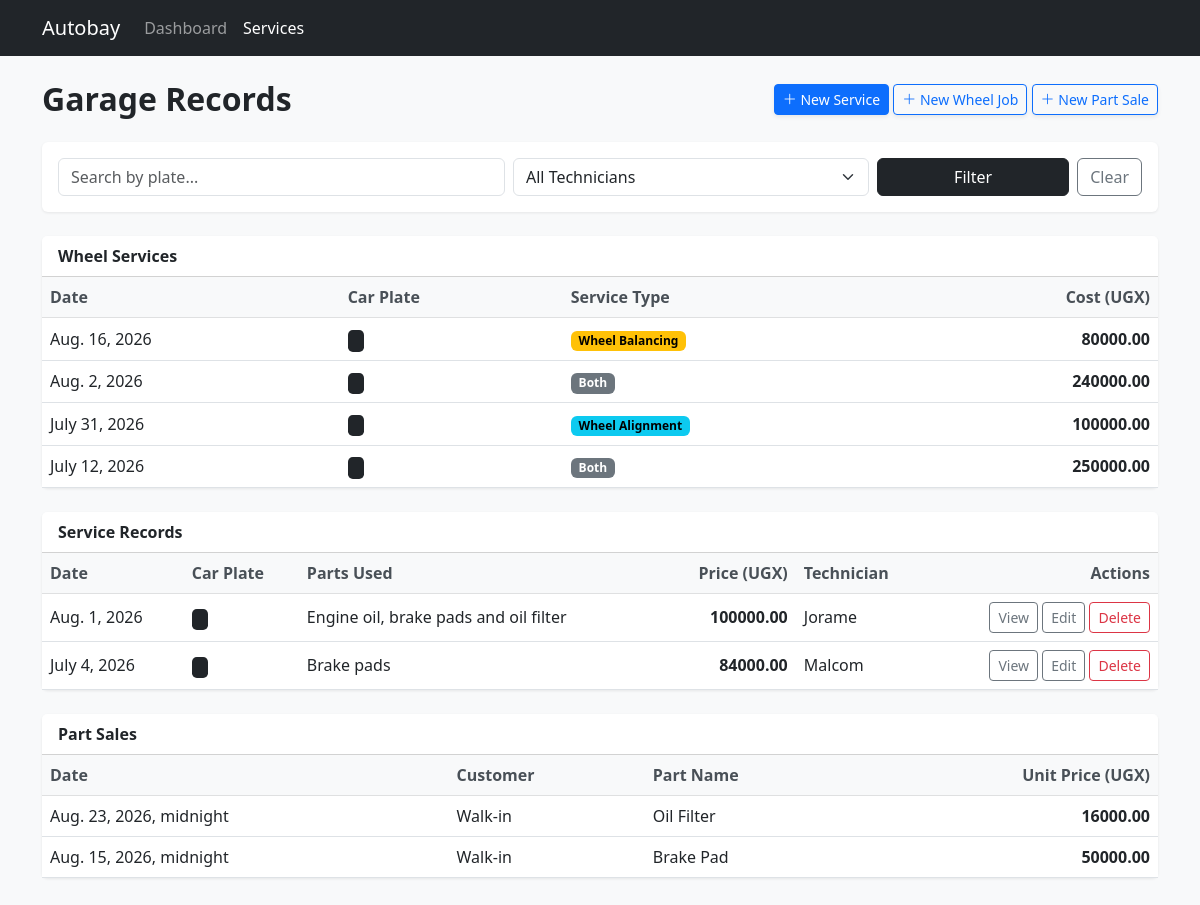
/services/, run on an earlier commit of the app's database.
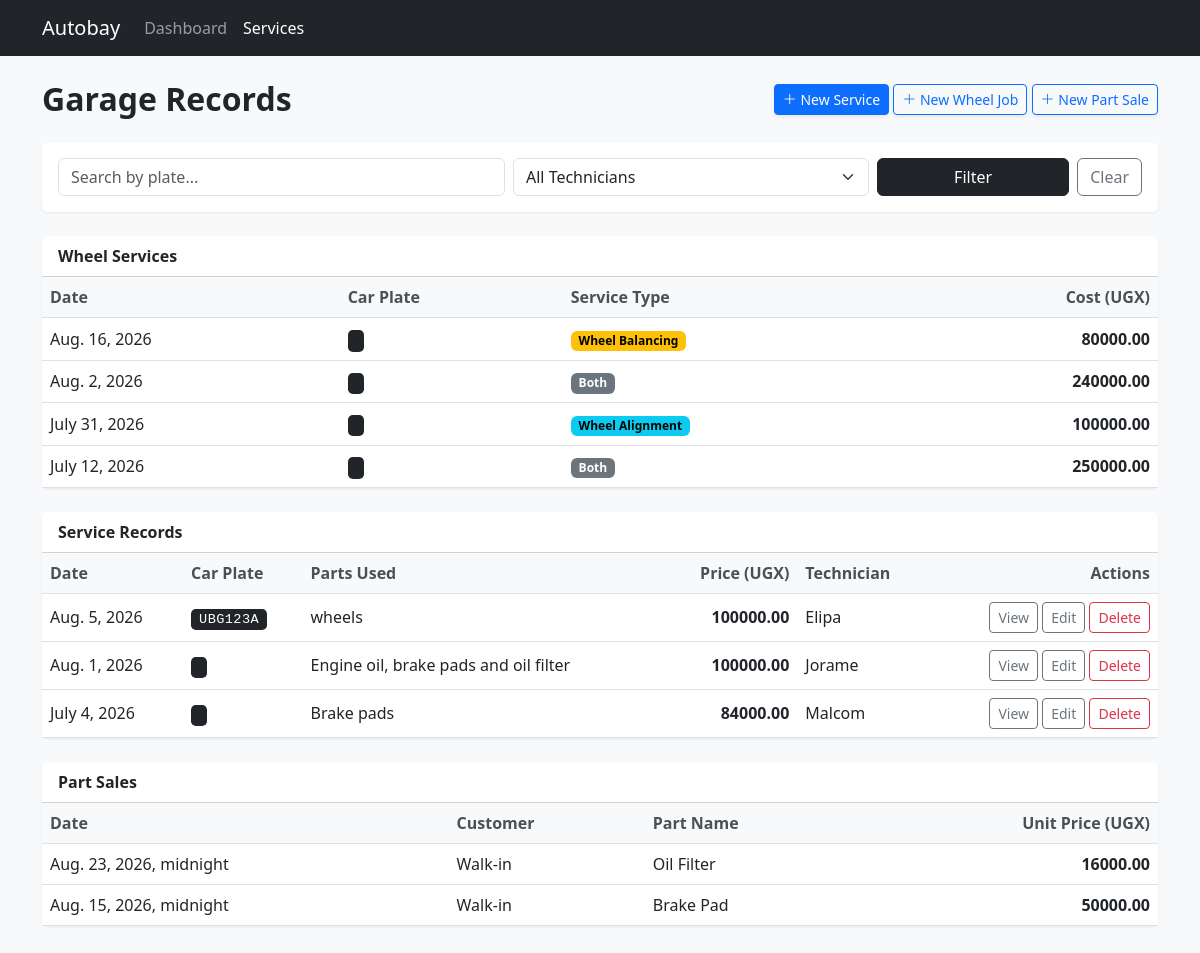
And on a later commit of the database.
### services/models.py (models this page shows)
class WheelService(models.Model):
    customer = models.ForeignKey(
        Customer,
        on_delete=models.CASCADE,
        related_name='wheel_services',
        null=True,
        blank=True,
    )
    car_plate = models.CharField(max_length=20, default='')
    service_type = models.CharField(
        max_length=20,
        choices=[
            ('alignment', 'Wheel Alignment'),
            ('balancing', 'Wheel Balancing'),
            ('both', 'Both'),
        ],
    )
    date = models.DateField()
    technician = models.CharField(max_length=100)
    cost = models.DecimalField(
        max_digits=10,
        decimal_places=2,
        validators=[MinValueValidator(0)],
    )

class ServiceRecord(models.Model):
    customer = models.ForeignKey(
        Customer,
        on_delete=models.CASCADE,
        related_name='service_records',
        null=True,
        blank=True,
    )
    car_plate = models.CharField(max_length=20, default='')
    date = models.DateField()
    price = models.DecimalField(
        max_digits=10,
        decimal_places=2,
        validators=[MinValueValidator(0)],
    )
    quantity_parts = models.IntegerField()
    parts_details = models.TextField()
    technician = models.CharField(max_length=100)

class PartSale(models.Model):
    customer = models.ForeignKey(
        accounts.models.Customer,
        on_delete=models.CASCADE,
        null=True,
        blank=True,
    )
    part_name = models.CharField(max_length=100)
    date = models.DateTimeField()
    unit_price = models.DecimalField(
        max_digits=10,
        decimal_places=2,
        validators=[MinValueValidator(0)],
    )
    technician = models.CharField(max_length=100)

### services/views.py (the view)
# urls.py: path('', views.service_list, name='service_list'),
def service_list(request):
    services = ServiceRecord.objects.all().order_by('-date')
    query = request.GET.get('q')
    if query:
        services = services.filter(car_plate__icontains=query)
    tech = request.GET.get('technician')
    if tech:
        services = services.filter(technician=tech)
    wheels = WheelService.objects.all().order_by('-date')
    parts = PartSale.objects.all().order_by('-date')
    context = {
        'services': services,
        'wheels': wheels,
        'parts': parts,
    }
    return render(request, 'services/service_list.html', context)

### services/templates/services/service_list.html (shortened to what this page needs)
{% extends 'services/base.html' %}
{% block content %}
<div class="d-flex justify-content-between align-items-center mb-4">
    <h2 class="fw-bold mb-0">Garage Records</h2>
    <div>
        <a href="{% url 'services:service-create' %}" class="btn btn-primary btn-sm shadow-sm">
            <i class="bi bi-plus-lg"></i> New Service
        </a>
        <a href="{% url 'services:wheel-create' %}" class="btn btn-outline-primary btn-sm shadow-sm">
            <i class="bi bi-plus-lg"></i> New Wheel Job
        </a>
        <a href="{% url 'services:part-create' %}" class="btn btn-outline-primary btn-sm shadow-sm">
            <i class="bi bi-plus-lg"></i> New Part Sale
        </a>
    </div>
</div>
<div class="card mb-4">
    <div class="card-body">
        <form method="get" action="{% url 'services:service_list' %}" class="row g-2 align-items-center">
            <div class="col-sm-5">
                <input type="text" name="q" class="form-control" placeholder="Search by plate..." value="{{ request.GET.q }}">
            </div>
            <div class="col-sm-4">
                <select name="technician" class="form-select">
                    <option value="">All Technicians</option>
                </select>
            </div>
            <div class="col-sm-3 d-flex gap-2">
                <button type="submit" class="btn btn-dark flex-fill">Filter</button>
                <a href="{% url 'services:service_list' %}" class="btn btn-outline-secondary">Clear</a>
            </div>
        </form>
    </div>
</div>
<div class="card mb-4">
    <div class="card-header bg-white fw-bold">Wheel Services</div>
    <div class="table-responsive">
        <table class="table table-hover align-middle mb-0">
            <thead class="table-light">
                <tr>
                    <th>Date</th>
                    <th>Car Plate</th>
                    <th>Service Type</th>
                    <th class="text-end">Cost (UGX)</th>
                </tr>
            </thead>
            <tbody>
                {% for w in wheels %}
                <tr>
                    <td>{{ w.date }}</td>
                    <td><span class="plate-badge">{{ w.car_plate }}</span></td>
                    <td>
                        {% if w.service_type == 'alignment' %}
                            <span class="badge text-bg-info">{{ w.get_service_type_display }}</span>
                        {% elif w.service_type == 'balancing' %}
                            <span class="badge text-bg-warning">{{ w.get_service_type_display }}</span>
                        {% else %}
                            <span class="badge text-bg-secondary">{{ w.get_service_type_display }}</span>
                        {% endif %}
                    </td>
                    <td class="text-end fw-semibold">{{ w.cost }}</td>
                </tr>
                {% empty %}
                <tr><td colspan="4" class="text-center text-muted py-4">No wheel service records yet.</td></tr>
                {% endfor %}
            </tbody>
        </table>
    </div>
</div>
<div class="card mb-4">
    <div class="card-header bg-white fw-bold">Service Records</div>
    <div class="table-responsive">
        <table class="table table-hover align-middle mb-0">
            <thead class="table-light">
                <tr>
                    <th>Date</th>
                    <th>Car Plate</th>
                    <th>Parts Used</th>
                    <th class="text-end">Price (UGX)</th>
                    <th>Technician</th>
                    <th class="text-end">Actions</th>
                </tr>
            </thead>
            <tbody>
                {% for s in services %}
                <tr>
                    <td>{{ s.date }}</td>
                    <td><span class="plate-badge">{{ s.car_plate }}</span></td>
                    <td>{{ s.parts_details|truncatechars:40 }}</td>
                    <td class="text-end fw-semibold">{{ s.price }}</td>
                    <td>{{ s.technician }}</td>
                    <td class="text-end">
                        <a href="{% url 'services:service_detail' s.pk %}" class="btn btn-sm btn-outline-secondary">View</a>
                        <a href="{% url 'services:service-update' s.pk %}" class="btn btn-sm btn-outline-secondary">Edit</a>
                        <a href="{% url 'services:service-delete' s.pk %}" class="btn btn-sm btn-outline-danger">Delete</a>
                    </td>
                </tr>
                {% empty %}
                <tr><td colspan="6" class="text-center text-muted py-4">No service records yet.</td></tr>
                {% endfor %}
            </tbody>
        </table>
    </div>
</div>
<div class="card">
    <div class="card-header bg-white fw-bold">Part Sales</div>
    <div class="table-responsive">
        <table class="table table-hover align-middle mb-0">
            <thead class="table-light">
                <tr>
                    <th>Date</th>
                    <th>Customer</th>
                    <th>Part Name</th>
                    <th class="text-end">Unit Price (UGX)</th>
                </tr>
            </thead>
            <tbody>
                {% for p in parts %}
                <tr>
                    <td>{{ p.date }}</td>
                    <td>{{ p.customer|default:"Walk-in" }}</td>
                    <td>{{ p.part_name }}</td>
                    <td class="text-end fw-semibold">{{ p.unit_price }}</td>
                </tr>
                {% empty %}
                <tr><td colspan="4" class="text-center text-muted py-4">No part sales yet.</td></tr>
                {% endfor %}
            </tbody>
        </table>
    </div>
</div>
{% endblock %}

### services/templates/services/base.html (shortened to what this page needs)
<!DOCTYPE html>
<html lang="en">
<head>
    <link href="https://cdn.jsdelivr.net/npm/bootstrap@5.3.0/dist/css/bootstrap.min.css" rel="stylesheet">
    <link rel="stylesheet" href="https://cdn.jsdelivr.net/npm/bootstrap-icons@1.11.0/font/bootstrap-icons.css">
</head>
<body>
<nav class="navbar navbar-expand-lg navbar-dark bg-dark mb-4">
    <div class="container">
        <a class="navbar-brand" href="{% url 'dashboard:dashboard_index' %}">Autobay</a>
        <div class="collapse navbar-collapse">
            <ul class="navbar-nav me-auto">
                <li class="nav-item">
                    <a class="nav-link" href="{% url 'dashboard:dashboard_index' %}">Dashboard</a>
                </li>
                <li class="nav-item">
                    <a class="nav-link active" href="{% url 'services:service_list' %}">Services</a>
                </li>
            </ul>
        </div>
    </div>
</nav>
<div class="container pb-5">
    {% block content %}
    {% endblock %}
</div>
</body>
</html>

### services/templates/services/base.html (style rules this page uses)
body { background-color: #f8f9fa; }
.card { border: none; box-shadow: 0 1px 3px rgba(0,0,0,.08); }
.table thead th { font-weight: 600; color: #495057; border-bottom-width: 1px; }
.plate-badge { font-family: ui-monospace, "SFMono-Regular", Menlo, monospace; letter-spacing: .03em; background: #212529; color: #fff; padding: .2rem .5rem; border-radius: .3rem; font-size: .85rem; }

What changed in the data, as far as the page shows it:
added ServiceRecord: date "Aug. 5, 2026", car_plate "UBG123A", parts_details "wheels", price "100000.00", technician "Elipa"
